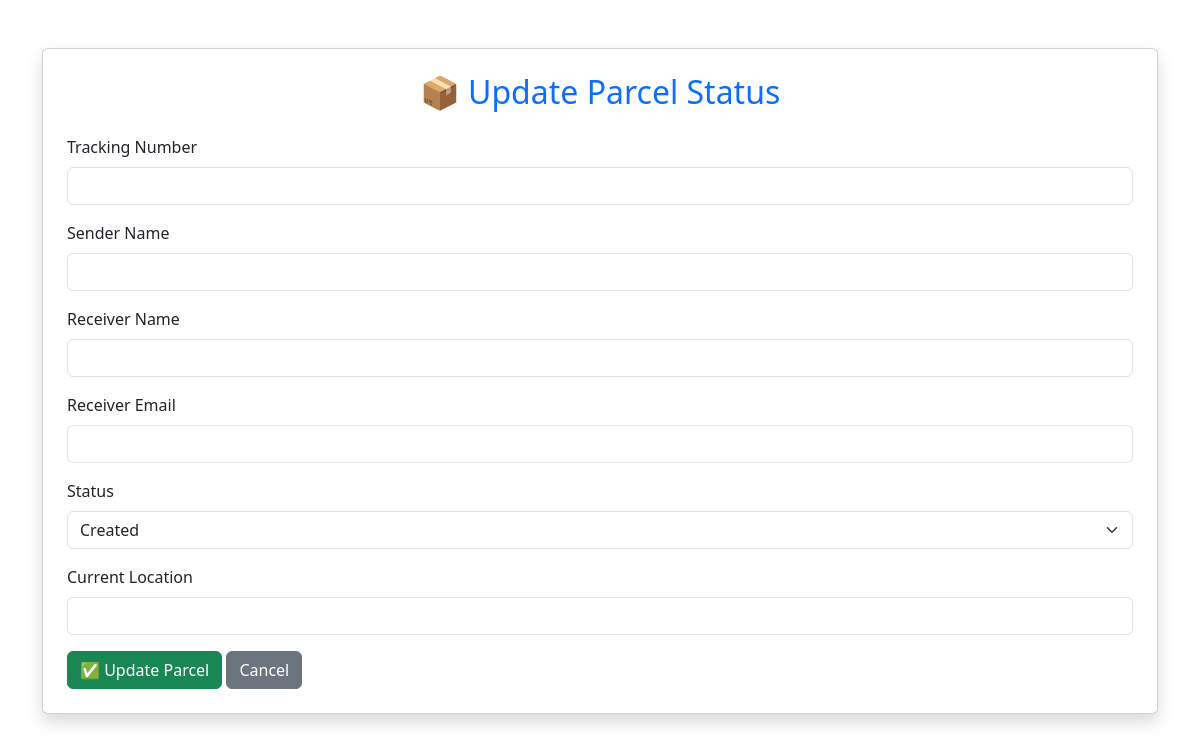
Page /admin/update/17 (signed in) on the earlier database version.
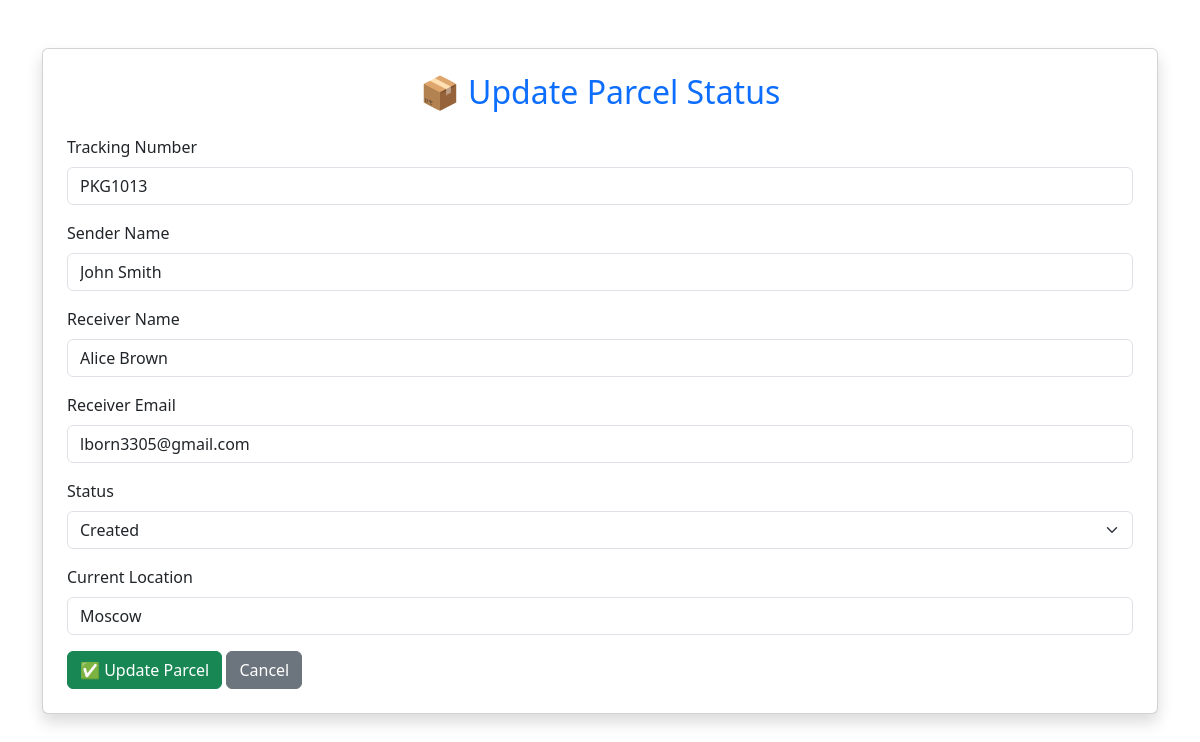
Same page on the later database version.
### tables this page shows
CREATE TABLE parcels (
        id INTEGER PRIMARY KEY AUTOINCREMENT,
        tracking_number TEXT UNIQUE NOT NULL,
        sender_name TEXT,
        receiver_name TEXT,
        status TEXT,
        location TEXT,
        updated_at TEXT
    , receiver_email TEXT, parcel_image TEXT);

### app.py (the view, shortened to what this page needs)
@app.route("/admin/update/<int:parcel_id>", methods=["GET", "POST"])
def admin_update(parcel_id):
    if "admin" not in session:
        return redirect(url_for("login"))
    conn = sqlite3.connect("database/parcels.db")
    conn.row_factory = sqlite3.Row
    cursor = conn.cursor()
    cursor.execute(
        "SELECT * FROM parcels WHERE id=?",
        (parcel_id,)
    )
    parcel = cursor.fetchone()
    conn.close()
    return render_template(
        "admin_update.html",
        parcel=parcel
    )

### templates/admin_update.html (shortened to what this page needs)
<!DOCTYPE html>
<html lang="en">
<head>
    <link href="https://cdn.jsdelivr.net/npm/bootstrap@5.3.3/dist/css/bootstrap.min.css" rel="stylesheet">
</head>
<body>
<div class="container mt-5">
    <div class="card shadow p-4">
        <h2 class="text-center text-primary mb-4">
            📦 Update Parcel Status
        </h2>
        <form method="POST">
            <div class="mb-3">
                <label class="form-label">Tracking Number</label>
                <input type="text"
                       class="form-control"
                       value="{{ parcel.tracking_number }}"
                       readonly>
            </div>
            <div class="mb-3">
                <label class="form-label">Sender Name</label>
                <input type="text"
                       class="form-control"
                       name="sender_name"
                       value="{{ parcel.sender_name }}"
                       required>
            </div>
            <div class="mb-3">
                <label class="form-label">Receiver Name</label>
                <input type="text"
                       class="form-control"
                       name="receiver_name"
                       value="{{ parcel.receiver_name }}"
                       required>
            </div>
            <div class="mb-3">
                <label class="form-label">Receiver Email</label>
                <input type="email"
                       class="form-control"
                       name="receiver_email"
                       value="{{ parcel.receiver_email }}"
                       required>
            </div>
            <div class="mb-3">
                <label class="form-label">Status</label>
                <select class="form-select" name="status">
                    <option {% if parcel.status == "Created" %}selected{% endif %}>Created</option>
                </select>
            </div>
            <div class="mb-3">
                <label class="form-label">Current Location</label>
                <input type="text"
                       class="form-control"
                       name="location"
                       value="{{ parcel.location }}"
                       required>
            </div>
            <button type="submit" class="btn btn-success">
                ✅ Update Parcel
            </button>
            <a href="{{ url_for('admin_dashboard') }}" class="btn btn-secondary">
                Cancel
            </a>
        </form>
    </div>
</div>
</body>
</html>

Differences in the rows shown:
added parcels: tracking_number "PKG1013", sender_name "John Smith", receiver_name "Alice Brown", receiver_email "lborn3305@gmail.com", status "Created", location "Moscow"
Other differences:
form field status: "Created" → (not shown)
